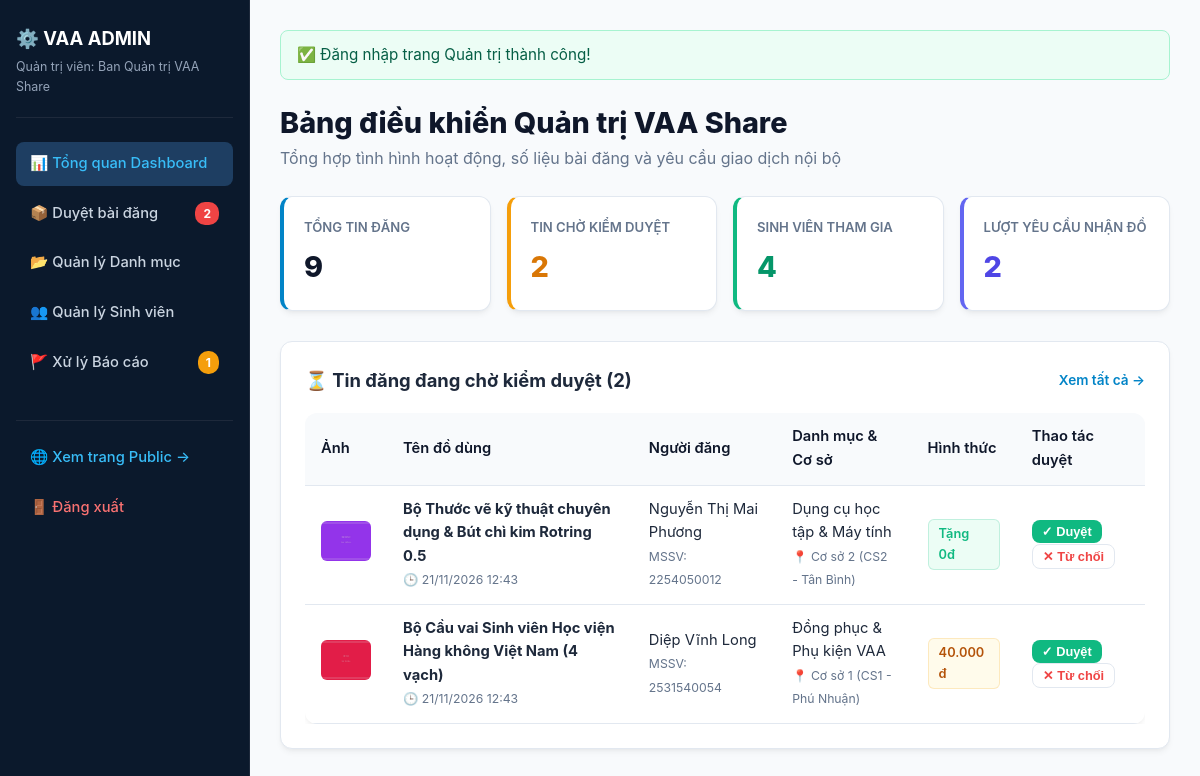
/admin/index.php (signed in), run on the app's committed database.
### tables this page shows
CREATE TABLE `do_dung` (
  `id` INT AUTO_INCREMENT PRIMARY KEY,
  `nguoi_dung_id` INT NOT NULL,
  `danh_muc_id` INT NOT NULL,
  `dia_diem_id` INT NOT NULL,
  `tieu_de` VARCHAR(255) NOT NULL,
  `mo_ta` TEXT NOT NULL,
  `hinh_thuc` ENUM('Tang mien phi', 'Thanh ly') DEFAULT 'Tang mien phi',
  `gia` INT DEFAULT 0,
  `tinh_trang` VARCHAR(100) DEFAULT 'Còn rất tốt (trên 90%)',
  `hinh_anh` VARCHAR(255) DEFAULT 'default_item.jpg',
  `trang_thai` ENUM('Cho duyet', 'Da duyet', 'Dang giao dich', 'Hoan thanh', 'Da an') DEFAULT 'Cho duyet',
  `luot_xem` INT DEFAULT 0,
  `ngay_dang` TIMESTAMP DEFAULT CURRENT_TIMESTAMP,
  `ngay_cap_nhat` TIMESTAMP DEFAULT CURRENT_TIMESTAMP ON UPDATE CURRENT_TIMESTAMP,
  CONSTRAINT `fk_dodung_nguoidung` FOREIGN KEY (`nguoi_dung_id`) REFERENCES `nguoi_dung` (`id`) ON DELETE CASCADE,
  CONSTRAINT `fk_dodung_danhmuc` FOREIGN KEY (`danh_muc_id`) REFERENCES `danh_muc` (`id`) ON DELETE RESTRICT,
  CONSTRAINT `fk_dodung_diadiem` FOREIGN KEY (`dia_diem_id`) REFERENCES `dia_diem` (`id`) ON DELETE RESTRICT
);

CREATE TABLE `nguoi_dung` (
  `id` INT AUTO_INCREMENT PRIMARY KEY,
  `mssv` VARCHAR(20) NOT NULL UNIQUE,
  `ho_ten` VARCHAR(100) NOT NULL,
  `email` VARCHAR(100) NOT NULL UNIQUE,
  `mat_khau` VARCHAR(255) NOT NULL,
  `so_dien_thoai` VARCHAR(20) NOT NULL,
  `zalo` VARCHAR(50) DEFAULT NULL,
  `khoa_lop` VARCHAR(100) DEFAULT 'K25 - Học viện Hàng không',
  `vai_tro` ENUM('Sinh vien', 'Giang vien', 'Admin') DEFAULT 'Sinh vien',
  `trang_thai` ENUM('Hoat dong', 'Bi khoa') DEFAULT 'Hoat dong',
  `ngay_tao` TIMESTAMP DEFAULT CURRENT_TIMESTAMP
);

CREATE TABLE `danh_muc` (
  `id` INT AUTO_INCREMENT PRIMARY KEY,
  `ten_danh_muc` VARCHAR(100) NOT NULL,
  `mo_ta` VARCHAR(255) DEFAULT NULL,
  `icon` VARCHAR(50) DEFAULT 'book',
  `thu_tu` INT DEFAULT 0
);

CREATE TABLE `dia_diem` (
  `id` INT AUTO_INCREMENT PRIMARY KEY,
  `ten_dia_diem` VARCHAR(100) NOT NULL,
  `dia_chi` VARCHAR(255) NOT NULL,
  `ghi_chu` VARCHAR(255) DEFAULT NULL
);

### admin/index.php (the view, shortened to what this page needs)
<?php
require_once __DIR__ . '/_layout_top.php';
$totalItems    = (int) $db->query("SELECT COUNT(*) AS c FROM do_dung")->fetch_assoc()['c'];
$pendingItems  = (int) $db->query("SELECT COUNT(*) AS c FROM do_dung WHERE trang_thai = 'Cho duyet'")->fetch_assoc()['c'];
$totalUsers    = (int) $db->query("SELECT COUNT(*) AS c FROM nguoi_dung WHERE vai_tro = 'Sinh vien'")->fetch_assoc()['c'];
$totalRequests = (int) $db->query("SELECT COUNT(*) AS c FROM yeu_cau_giao_dich")->fetch_assoc()['c'];
$sqlPending = "SELECT dd.*, dm.ten_danh_muc, dl.ten_dia_diem, nd.ho_ten, nd.mssv
               FROM do_dung dd
               JOIN danh_muc dm ON dd.danh_muc_id = dm.id
               JOIN dia_diem dl ON dd.dia_diem_id = dl.id
               JOIN nguoi_dung nd ON dd.nguoi_dung_id = nd.id
               WHERE dd.trang_thai = 'Cho duyet'
               ORDER BY dd.id DESC LIMIT 5";
$recentPending = $db->query($sqlPending)->fetch_all(MYSQLI_ASSOC);
?>
<div style="margin-bottom: 24px;">
  <h1 style="font-size:1.8rem; font-weight:800; color:var(--vaa-dark);">Bảng điều khiển Quản trị VAA Share</h1>
  <p style="color:var(--vaa-muted);">Tổng hợp tình hình hoạt động, số liệu bài đăng và yêu cầu giao dịch nội bộ</p>
</div>
<div class="stat-cards">
  <div class="stat-card" style="border-left: 4px solid var(--vaa-blue);">
    <div class="stat-card-title">Tổng tin đăng</div>
    <div class="stat-card-val"><?php echo $totalItems; ?></div>
  </div>
  <div class="stat-card" style="border-left: 4px solid #f59e0b;">
    <div class="stat-card-title">Tin chờ kiểm duyệt</div>
    <div class="stat-card-val" style="color: #d97706;"><?php echo $pendingItems; ?></div>
  </div>
  <div class="stat-card" style="border-left: 4px solid #10b981;">
    <div class="stat-card-title">Sinh viên tham gia</div>
    <div class="stat-card-val" style="color: #059669;"><?php echo $totalUsers; ?></div>
  </div>
  <div class="stat-card" style="border-left: 4px solid #6366f1;">
    <div class="stat-card-title">Lượt yêu cầu nhận đồ</div>
    <div class="stat-card-val" style="color: #4f46e5;"><?php echo $totalRequests; ?></div>
  </div>
</div>
<div style="background:#fff; border:1px solid var(--vaa-border); border-radius:var(--vaa-radius); padding:24px; box-shadow:var(--vaa-shadow);">
  <div style="display:flex; justify-content:space-between; align-items:center; margin-bottom:18px;">
    <h3 style="font-size:1.15rem; font-weight:700;">
      ⏳ Tin đăng đang chờ kiểm duyệt (<?php echo count($recentPending); ?>)
    </h3>
    <a href="<?php echo BASE_URL; ?>/admin/items.php?status=Cho+duyet" style="font-size:0.85rem; font-weight:600;">Xem tất cả &rarr;</a>
  </div>
  <?php if (empty($recentPending)): ?>
    <p style="color:#059669; font-weight:500;">🎉 Tuyệt vời! Hiện không có bài đăng nào tồn đọng chờ duyệt.</p>
  <?php else: ?>
    <div class="table-responsive">
      <table class="data-table">
        <thead>
          <tr>
            <th>Ảnh</th>
            <th>Tên đồ dùng</th>
            <th>Người đăng</th>
            <th>Danh mục & Cơ sở</th>
            <th>Hình thức</th>
            <th>Thao tác duyệt</th>
          </tr>
        </thead>
        <tbody>
          <?php foreach ($recentPending as $pItem): ?>
            <tr>
              <td style="width:60px;">
                <img src="<?php echo BASE_URL; ?>/uploads/<?php echo e($pItem['hinh_anh']); ?>" style="width:50px; height:40px; object-fit:cover; border-radius:6px;">
              </td>
              <td>
                <strong><?php echo e($pItem['tieu_de']); ?></strong><br>
                <small style="color:var(--vaa-muted);">🕒 <?php echo date('d/m/Y H:i', strtotime($pItem['ngay_dang'])); ?></small>
              </td>
              <td>
                <?php echo e($pItem['ho_ten']); ?><br>
                <small style="color:var(--vaa-muted);">MSSV: <?php echo e($pItem['mssv']); ?></small>
              </td>
              <td>
                <?php echo e($pItem['ten_danh_muc']); ?><br>
                <small style="color:var(--vaa-muted);">📍 <?php echo e($pItem['ten_dia_diem']); ?></small>
              </td>
              <td><?php echo format_price($pItem['gia']); ?></td>
              <td>
                <form action="<?php echo BASE_URL; ?>/admin/items.php" method="POST" style="display:inline;">
                  <button type="submit" class="btn btn-success" style="padding:4px 10px; font-size:0.8rem;">✓ Duyệt</button>
                </form>
                <form action="<?php echo BASE_URL; ?>/admin/items.php" method="POST" style="display:inline;">
                  <button type="submit" class="btn btn-outline" style="padding:4px 10px; font-size:0.8rem; color:#ef4444;" onclick="return confirm('Từ chối bài đăng này?')">✕ Từ chối</button>
                </form>
              </td>
            </tr>
          <?php endforeach; ?>
        </tbody>
      </table>
    </div>
  <?php endif; ?>
</div>
<?php require_once __DIR__ . '/_layout_bottom.php'; ?>

### includes/functions.php (shortened to what this page needs)
<?php
function e($str) {
    return htmlspecialchars($str ?? '', ENT_QUOTES, 'UTF-8');
}
function format_price($price) {
    $price = (int) $price;
    if ($price <= 0) {
        return '<span class="badge badge-free">Tặng 0đ</span>';
    }
    return '<span class="badge badge-price">' . number_format($price, 0, ',', '.') . ' đ</span>';
}

### assets/css/style.css (style rules this page uses)
:root { --vaa-blue: #0284c7; --vaa-blue-hover: #0369a1; --vaa-navy: #0b192c; --vaa-dark: #0f172a; --vaa-bg: #f8fafc; --vaa-card: #ffffff; --vaa-border: #e2e8f0; --vaa-text: #1e293b; --vaa-muted: #64748b; --vaa-free: #10b981; --vaa-free-bg: #ecfdf5; --vaa-price: #f59e0b; --vaa-price-bg: #fffbeb; --vaa-radius: 12px; --vaa-shadow: 0 4px 6px -1px rgba(0, 0, 0, 0.05), 0 2px 4px -2px rgba(0, 0, 0, 0.05); --vaa-shadow-lg: 0 10px 15px -3px rgba(0, 0, 0, 0.08), 0 4px 6px -4px rgba(0, 0, 0, 0.04); }
* { box-sizing: border-box; margin: 0; padding: 0; }
body { font-family: -apple-system, BlinkMacSystemFont, "Segoe UI", Roboto, "Helvetica Neue", Arial, sans-serif; background-color: var(--vaa-bg); color: var(--vaa-text); line-height: 1.6; min-height: 100vh; display: flex; flex-direction: column; }
a { color: var(--vaa-blue); text-decoration: none; transition: all 0.2s ease; }
.badge { display: inline-block; padding: 4px 10px; border-radius: 6px; font-size: 0.8rem; font-weight: 600; }
.badge-free { background: var(--vaa-free-bg); color: var(--vaa-free); border: 1px solid rgba(16, 185, 129, 0.2); }
.badge-price { background: var(--vaa-price-bg); color: #b45309; border: 1px solid rgba(245, 158, 11, 0.2); }
.btn { display: inline-flex; align-items: center; justify-content: center; gap: 8px; padding: 10px 18px; border-radius: 8px; font-size: 0.95rem; font-weight: 600; cursor: pointer; border: none; transition: all 0.2s; text-decoration: none; }
.btn-success { background: #10b981; color: #fff; }
.btn-outline { background: transparent; border: 1px solid var(--vaa-border); color: var(--vaa-text); }
.table-responsive { overflow-x: auto; }
.data-table { width: 100%; border-collapse: collapse; background: #fff; border-radius: var(--vaa-radius); overflow: hidden; box-shadow: var(--vaa-shadow); }
.data-table th, .data-table td { padding: 12px 16px; text-align: left; border-bottom: 1px solid var(--vaa-border); font-size: 0.92rem; }
.data-table th { background: #f8fafc; font-weight: 600; color: var(--vaa-dark); }

### admin/_layout_top.php (style rules this page uses)
.stat-cards { display: grid; grid-template-columns: repeat(auto-fit, minmax(200px, 1fr)); gap: 16px; margin-bottom: 30px; }
.stat-card { background: #fff; padding: 20px; border-radius: 12px; border: 1px solid var(--vaa-border); box-shadow: var(--vaa-shadow); }
.stat-card-title { font-size: 0.82rem; text-transform: uppercase; color: var(--vaa-muted); font-weight: 600; }
.stat-card-val { font-size: 1.8rem; font-weight: 800; color: var(--vaa-dark); margin-top: 6px; }

### data on the page
do_dung: hinh_anh (picture), tieu_de "Bộ Thước vẽ kỹ thuật chuyên dụng & Bút chì kim Rotring 0.5", ngay_dang "21/11/2026 12:43", nguoi_dung.ho_ten "Nguyễn Thị Mai Phương", nguoi_dung.mssv "2254050012", danh_muc.ten_danh_muc "Dụng cụ học tập & Máy tính", dia_diem.ten_dia_diem "Cơ sở 2 (CS2 - Tân Bình)", gia "Tặng 0đ"
do_dung: hinh_anh (picture), tieu_de "Bộ Cầu vai Sinh viên Học viện Hàng không Việt Nam (4 vạch)", ngay_dang "21/11/2026 12:43", nguoi_dung.ho_ten "Diệp Vĩnh Long", nguoi_dung.mssv "2531540054", danh_muc.ten_danh_muc "Đồng phục & Phụ kiện VAA", dia_diem.ten_dia_diem "Cơ sở 1 (CS1 - Phú Nhuận)", gia "40.000"

### other printed values
$currentUser['ho_ten'] "Ban Quản trị VAA Share"
$pendingCount "2"
$reportsCount "1"
$_SESSION['flash_success'] "Đăng nhập trang Quản trị thành công!"
$totalItems "9"
$pendingItems "2"
$totalUsers "4"
$totalRequests "2"
count($recentPending) "2"
